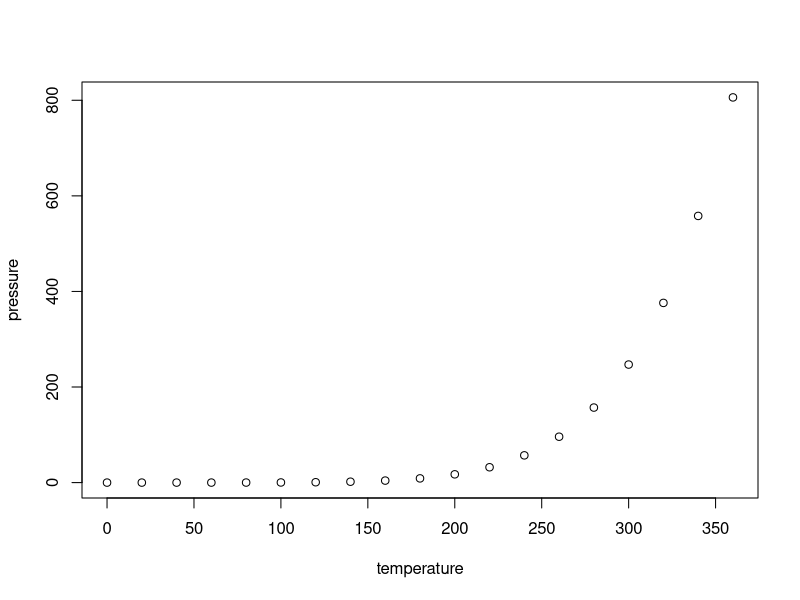
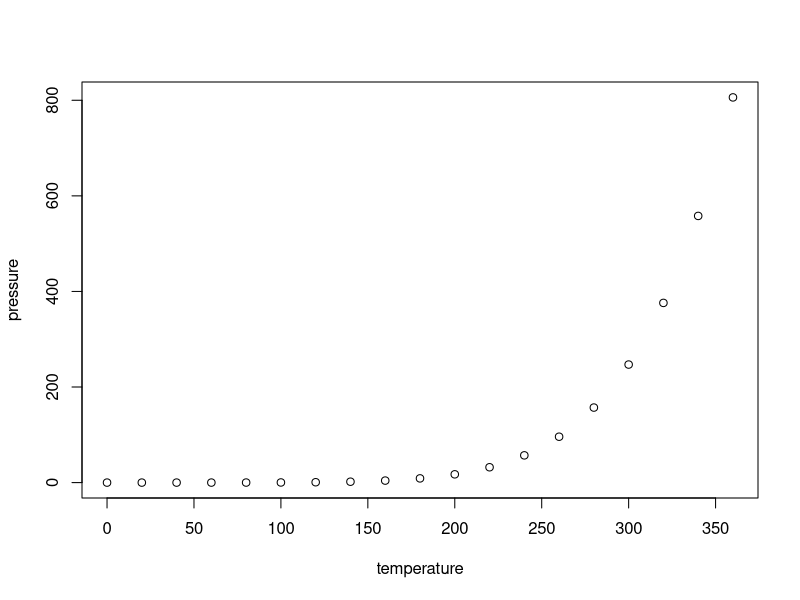
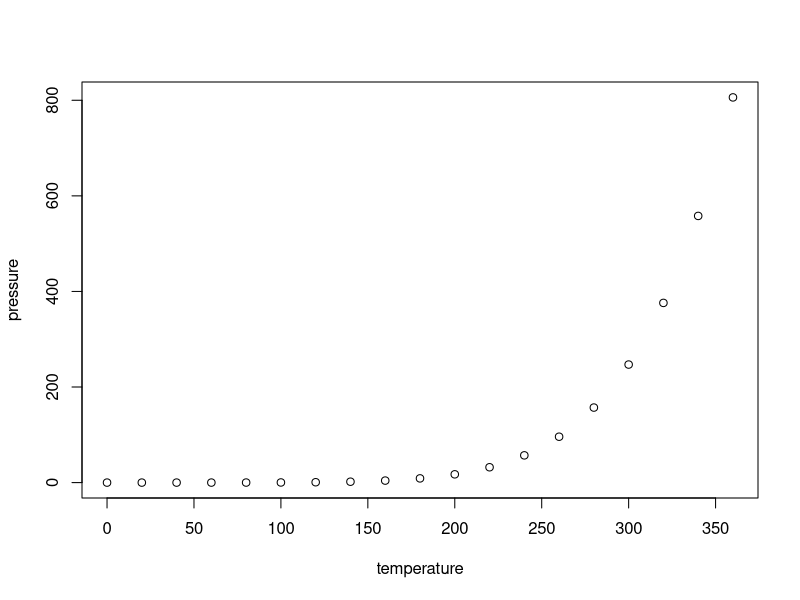
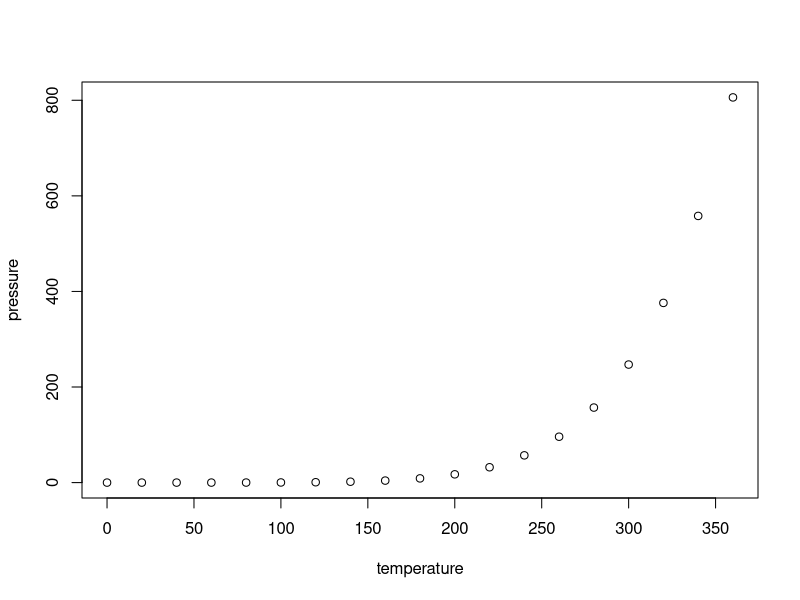
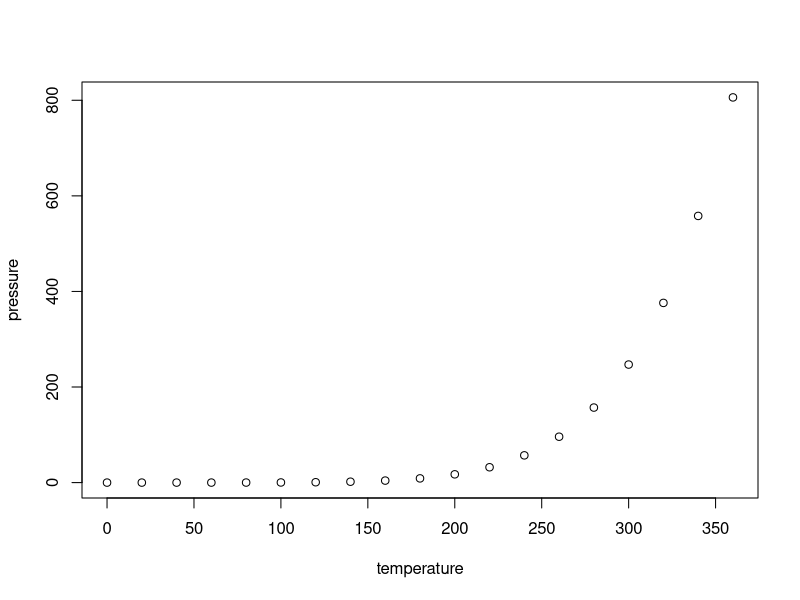
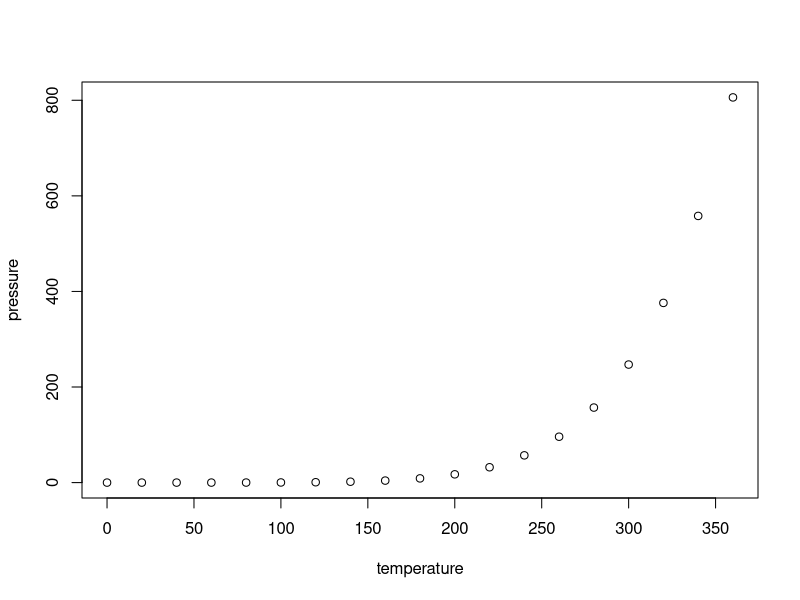
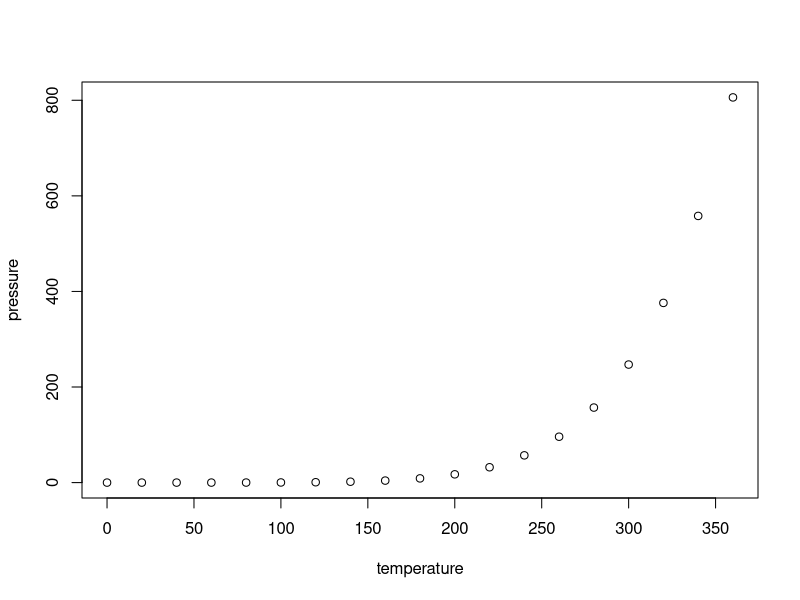

Write R code to recreate these figures, in order.
## ---- chunk 1
knitr::opts_chunk$set(echo = FALSE,
                      message = FALSE, 
                      dev.args=list(bg="transparent"))
## ---- chunk 2
summary(cars)
## ---- chunk 3
plot(pressure)
## ---- chunk 4
plot(pressure)
## ---- chunk 5
plot(pressure)
## ---- chunk 6
plot(pressure)
## ---- chunk 7
plot(pressure)
## ---- chunk 8
plot(pressure)
## ---- chunk 9
plot(pressure)
